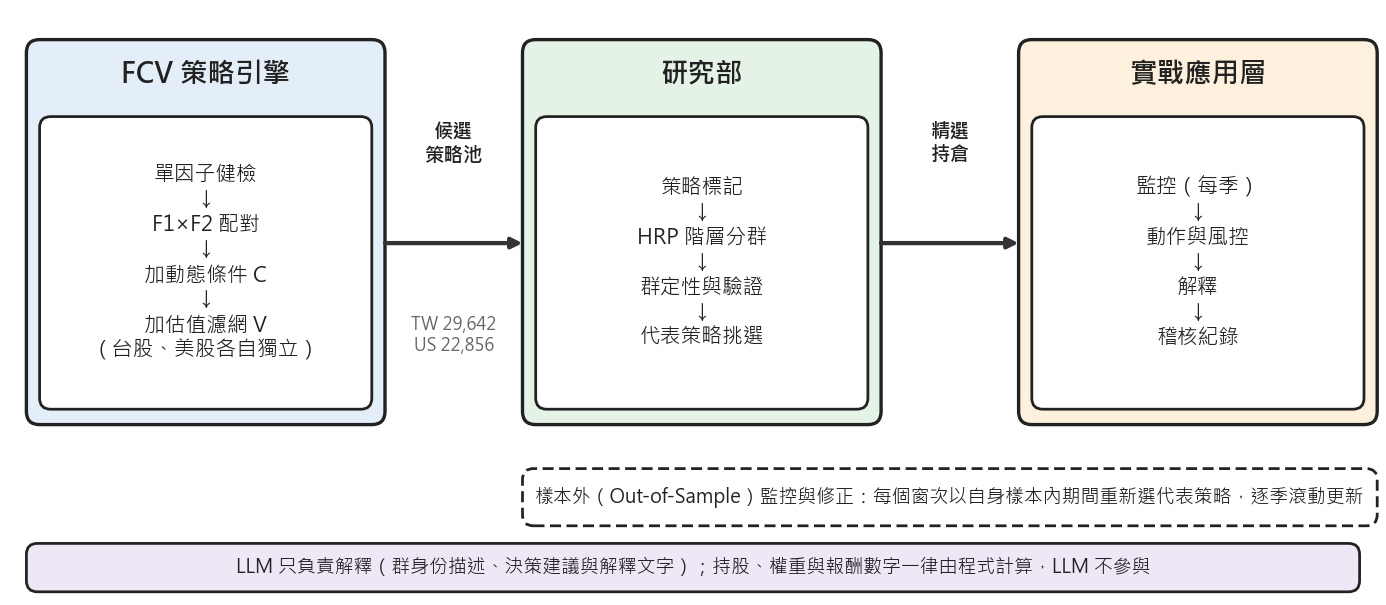

Write the Python code that produced this figure.
# -*- coding: utf-8 -*-
"""總流程圖：FCV 策略引擎 → 研究部 → 實戰應用層（極簡版，用於 1.1 與第三章開頭）。"""
from _figlib import C, Canvas


def make():
    W, H = 6.3, 2.75
    c = Canvas(W, H)

    bw, bh, y0 = 1.55, 1.25, 0.82
    xs = [0.12, 2.375, 4.63]          # 三個大框的左緣
    titles = ["FCV 策略引擎", "研究部", "實戰應用層"]
    fcs = [C["fcv"], C["res"], C["app"]]
    bodies = [
        "單因子健檢\n↓\nF1×F2 配對\n↓\n加動態條件 C\n↓\n加估值濾網 V\n（台股、美股各自獨立）",
        "策略標記\n↓\nHRP 階層分群\n↓\n群定性與驗證\n↓\n代表策略挑選",
        "監控（每季）\n↓\n動作與風控\n↓\n解釋\n↓\n稽核紀錄",
    ]
    for x, t, fc, b in zip(xs, titles, fcs, bodies):
        c.group(x, y0, bw + 0.08, bh + 0.5, t, fc=fc, fs=9.0, title_h=0.26)
        c.box(x + 0.06, y0 + 0.07, bw - 0.04, bh + 0.08, b, fs=6.8, fc="#FFFFFF", minfs=5.2)

    # 箭頭與產物標籤
    ymid = y0 + (bh + 0.5) / 2 - 0.05
    c.arrow(xs[0] + bw + 0.08, ymid, xs[1], ymid, lw=1.4)
    c.arrow(xs[1] + bw + 0.08, ymid, xs[2], ymid, lw=1.4)
    c.label((xs[0] + bw + 0.08 + xs[1]) / 2, ymid + 0.45, "候選\n策略池", fs=6.4, bold=True)
    c.label((xs[1] + bw + 0.08 + xs[2]) / 2, ymid + 0.45, "精選\n持倉", fs=6.4, bold=True)
    c.label((xs[0] + bw + 0.08 + xs[1]) / 2, ymid - 0.42, "TW 29,642\nUS 22,856", fs=5.6,
            color=C["mute"])

    # 底部：樣本外監控與修正橫帶（涵蓋研究部＋實戰層）
    x_band = xs[1]
    w_band = xs[2] + bw + 0.08 - xs[1]
    c.box(x_band, 0.36, w_band, 0.26,
          "樣本外（Out-of-Sample）監控與修正：每個窗次以自身樣本內期間重新選代表策略，逐季滾動更新",
          fs=6.4, fc="#FFFFFF", style="dashed", minfs=5.0)
    # LLM 註記
    c.box(0.12, 0.06, W - 0.24, 0.22,
          "LLM 只負責解釋（群身份描述、決策建議與解釋文字）；持股、權重與報酬數字一律由程式計算，LLM 不參與",
          fs=6.2, fc=C["llm"], minfs=5.0)
    return c.save("fig_overview")


if __name__ == "__main__":
    print(make())
